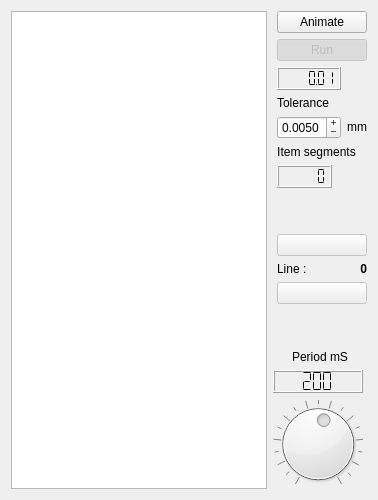
        <widget class="QWidget" name="tabGcode">
         <attribute name="title">
          <string>Visual</string>
         </attribute>
         <layout class="QHBoxLayout" name="horizontalLayout_14">
          <item>
           <layout class="QHBoxLayout" name="horizontalLayout_9">
            <item>
             <widget class="QPlainTextEdit" name="visuGcode">
              <property name="sizePolicy">
               <sizepolicy hsizetype="Preferred" vsizetype="Expanding">
                <horstretch>1</horstretch>
                <verstretch>0</verstretch>
               </sizepolicy>
              </property>
              <property name="toolTip">
               <string>Monitoring the progress of the animation gcode</string>
              </property>
              <property name="horizontalScrollBarPolicy">
               <enum>Qt::ScrollBarAsNeeded</enum>
              </property>
              <property name="lineWrapMode">
               <enum>QPlainTextEdit::NoWrap</enum>
              </property>
              <property name="readOnly">
               <bool>true</bool>
              </property>
              <property name="textInteractionFlags">
               <set>Qt::TextSelectableByKeyboard|Qt::TextSelectableByMouse</set>
              </property>
             </widget>
            </item>
            <item>
             <layout class="QVBoxLayout" name="verticalLayout_7">
              <item>
               <layout class="QVBoxLayout" name="verticalLayout_8">
                <property name="leftMargin">
                 <number>4</number>
                </property>
                <item>
                 <widget class="QPushButton" name="visualButton">
                  <property name="sizePolicy">
                   <sizepolicy hsizetype="Maximum" vsizetype="Maximum">
                    <horstretch>0</horstretch>
                    <verstretch>0</verstretch>
                   </sizepolicy>
                  </property>
                  <property name="maximumSize">
                   <size>
                    <width>90</width>
                    <height>16777215</height>
                   </size>
                  </property>
                  <property name="toolTip">
                   <string>animation of the scene 3D</string>
                  </property>
                  <property name="text">
                   <string>Animate</string>
                  </property>
                  <property name="checkable">
                   <bool>true</bool>
                  </property>
                  <property name="checked">
                   <bool>false</bool>
                  </property>
                 </widget>
                </item>
                <item>
                 <widget class="QPushButton" name="pauseButton">
                  <property name="enabled">
                   <bool>false</bool>
                  </property>
                  <property name="sizePolicy">
                   <sizepolicy hsizetype="Maximum" vsizetype="Maximum">
                    <horstretch>0</horstretch>
                    <verstretch>0</verstretch>
                   </sizepolicy>
                  </property>
                  <property name="maximumSize">
                   <size>
                    <width>90</width>
                    <height>16777215</height>
                   </size>
                  </property>
                  <property name="toolTip">
                   <string>Starting and stopping the animation</string>
                  </property>
                  <property name="text">
                   <string>Run</string>
                  </property>
                  <property name="checkable">
                   <bool>true</bool>
                  </property>
                  <property name="checked">
                   <bool>true</bool>
                  </property>
                 </widget>
                </item>
                <item>
                 <widget class="QLCDNumber" name="lcdTolerance">
                  <property name="enabled">
                   <bool>true</bool>
                  </property>
                  <property name="sizePolicy">
                   <sizepolicy hsizetype="Maximum" vsizetype="Fixed">
                    <horstretch>0</horstretch>
                    <verstretch>0</verstretch>
                   </sizepolicy>
                  </property>
                  <property name="palette">
                   <palette>
                    <active>
                     <colorrole role="Light">
                      <brush brushstyle="SolidPattern">
                       <color alpha="255">
                        <red>0</red>
                        <green>170</green>
                        <blue>0</blue>
                       </color>
                      </brush>
                     </colorrole>
                    </active>
                    <inactive>
                     <colorrole role="Light">
                      <brush brushstyle="SolidPattern">
                       <color alpha="255">
                        <red>255</red>
                        <green>255</green>
                        <blue>255</blue>
                       </color>
                      </brush>
                     </colorrole>
                    </inactive>
                    <disabled>
                     <colorrole role="Light">
                      <brush brushstyle="SolidPattern">
                       <color alpha="255">
                        <red>145</red>
                        <green>145</green>
                        <blue>145</blue>
                       </color>
                      </brush>
                     </colorrole>
                    </disabled>
                   </palette>
                  </property>
                  <property name="toolTip">
                   <string>interpolation tolerance for viewer 3D</string>
                  </property>
                  <property name="smallDecimalPoint">
                   <bool>true</bool>
                  </property>
                  <property name="digitCount">
                   <number>6</number>
                  </property>
                  <property name="segmentStyle">
                   <enum>QLCDNumber::Flat</enum>
                  </property>
                  <property name="value" stdset="0">
                   <double>0.010000000000000</double>
                  </property>
                 </widget>
                </item>
                <item>
                 <widget class="QLabel" name="labelTol">
                  <property name="sizePolicy">
                   <sizepolicy hsizetype="Maximum" vsizetype="Maximum">
                    <horstretch>0</horstretch>
                    <verstretch>0</verstretch>
                   </sizepolicy>
                  </property>
                  <property name="text">
                   <string>Tolerance</string>
                  </property>
                 </widget>
                </item>
                <item>
                 <layout class="QHBoxLayout" name="horizontalLayout_19">
                  <item>
                   <widget class="QDoubleSpinBox" name="doubleSpinBoxTol">
                    <property name="sizePolicy">
                     <sizepolicy hsizetype="Maximum" vsizetype="Maximum">
                      <horstretch>0</horstretch>
                      <verstretch>0</verstretch>
                     </sizepolicy>
                    </property>
                    <property name="maximumSize">
                     <size>
                      <width>200</width>
                      <height>16777215</height>
                     </size>
                    </property>
                    <property name="toolTip">
                     <string>interpolation tolerance for viewer 3D</string>
                    </property>
                    <property name="readOnly">
                     <bool>false</bool>
                    </property>
                    <property name="buttonSymbols">
                     <enum>QAbstractSpinBox::PlusMinus</enum>
                    </property>
                    <property name="decimals">
                     <number>4</number>
                    </property>
                    <property name="minimum">
                     <double>0.000100000000000</double>
                    </property>
                    <property name="maximum">
                     <double>1.000000000000000</double>
                    </property>
                    <property name="singleStep">
                     <double>0.010000000000000</double>
                    </property>
                    <property name="value">
                     <double>0.005000000000000</double>
                    </property>
                   </widget>
                  </item>
                  <item>
                   <widget class="QLabel" name="labelTolUnit">
                    <property name="sizePolicy">
                     <sizepolicy hsizetype="Maximum" vsizetype="Maximum">
                      <horstretch>0</horstretch>
                      <verstretch>0</verstretch>
                     </sizepolicy>
                    </property>
                    <property name="maximumSize">
                     <size>
                      <width>20</width>
                      <height>16777215</height>
                     </size>
                    </property>
                    <property name="text">
                     <string>mm</string>
                    </property>
                    <property name="alignment">
                     <set>Qt::AlignCenter</set>
                    </property>
                   </widget>
                  </item>
                 </layout>
                </item>
                <item>
                 <widget class="QLabel" name="labelSegments">
                  <property name="sizePolicy">
                   <sizepolicy hsizetype="Maximum" vsizetype="Maximum">
                    <horstretch>0</horstretch>
                    <verstretch>0</verstretch>
                   </sizepolicy>
                  </property>
                  <property name="text">
                   <string>Item segments</string>
                  </property>
                  <property name="alignment">
                   <set>Qt::AlignCenter</set>
                  </property>
                 </widget>
                </item>
                <item>
                 <widget class="QLCDNumber" name="lcdSegments">
                  <property name="enabled">
                   <bool>true</bool>
                  </property>
                  <property name="sizePolicy">
                   <sizepolicy hsizetype="Maximum" vsizetype="Fixed">
                    <horstretch>0</horstretch>
                    <verstretch>0</verstretch>
                   </sizepolicy>
                  </property>
                  <property name="palette">
                   <palette>
                    <active>
                     <colorrole role="Light">
                      <brush brushstyle="SolidPattern">
                       <color alpha="255">
                        <red>0</red>
                        <green>170</green>
                        <blue>0</blue>
                       </color>
                      </brush>
                     </colorrole>
                    </active>
                    <inactive>
                     <colorrole role="Light">
                      <brush brushstyle="SolidPattern">
                       <color alpha="255">
                        <red>255</red>
                        <green>255</green>
                        <blue>255</blue>
                       </color>
                      </brush>
                     </colorrole>
                    </inactive>
                    <disabled>
                     <colorrole role="Light">
                      <brush brushstyle="SolidPattern">
                       <color alpha="255">
                        <red>144</red>
                        <green>144</green>
                        <blue>144</blue>
                       </color>
                      </brush>
                     </colorrole>
                    </disabled>
                   </palette>
                  </property>
                  <property name="toolTip">
                   <string>interpolation number of segments for 3D</string>
                  </property>
                  <property name="smallDecimalPoint">
                   <bool>true</bool>
                  </property>
                  <property name="digitCount">
                   <number>5</number>
                  </property>
                  <property name="segmentStyle">
                   <enum>QLCDNumber::Flat</enum>
                  </property>
                 </widget>
                </item>
                <item>
                 <spacer name="verticalSpacer_2">
                  <property name="orientation">
                   <enum>Qt::Vertical</enum>
                  </property>
                  <property name="sizeHint" stdset="0">
                   <size>
                    <width>20</width>
                    <height>40</height>
                   </size>
                  </property>
                 </spacer>
                </item>
                <item>
                 <widget class="QPushButton" name="prevButton">
                  <property name="enabled">
                   <bool>false</bool>
                  </property>
                  <property name="sizePolicy">
                   <sizepolicy hsizetype="Maximum" vsizetype="Maximum">
                    <horstretch>0</horstretch>
                    <verstretch>0</verstretch>
                   </sizepolicy>
                  </property>
                  <property name="maximumSize">
                   <size>
                    <width>90</width>
                    <height>16777215</height>
                   </size>
                  </property>
                  <property name="toolTip">
                   <string>Up one line in the gcode</string>
                  </property>
                  <property name="text">
                   <string/>
                  </property>
                  <property name="icon">
                   <iconset resource="../GrblController.qrc">
                    <normaloff>:/img/up.png</normaloff>:/img/up.png</iconset>
                  </property>
                  <property name="checkable">
                   <bool>false</bool>
                  </property>
                  <property name="autoRepeat">
                   <bool>true</bool>
                  </property>
                  <property name="autoExclusive">
                   <bool>true</bool>
                  </property>
                  <property name="autoRepeatDelay">
                   <number>300</number>
                  </property>
                  <property name="autoRepeatInterval">
                   <number>100</number>
                  </property>
                 </widget>
                </item>
                <item>
                 <layout class="QHBoxLayout" name="horizontalLayout_16">
                  <item>
                   <widget class="QLabel" name="nline">
                    <property name="sizePolicy">
                     <sizepolicy hsizetype="Preferred" vsizetype="Maximum">
                      <horstretch>0</horstretch>
                      <verstretch>0</verstretch>
                     </sizepolicy>
                    </property>
                    <property name="text">
                     <string>Line :</string>
                    </property>
                   </widget>
                  </item>
                  <item>
                   <widget class="QLabel" name="lineCode">
                    <property name="sizePolicy">
                     <sizepolicy hsizetype="Preferred" vsizetype="Maximum">
                      <horstretch>0</horstretch>
                      <verstretch>0</verstretch>
                     </sizepolicy>
                    </property>
                    <property name="font">
                     <font>
                      <weight>75</weight>
                      <bold>true</bold>
                     </font>
                    </property>
                    <property name="toolTip">
                     <string>Current line gcode</string>
                    </property>
                    <property name="text">
                     <string>0</string>
                    </property>
                    <property name="alignment">
                     <set>Qt::AlignRight|Qt::AlignTrailing|Qt::AlignVCenter</set>
                    </property>
                   </widget>
                  </item>
                 </layout>
                </item>
                <item>
                 <widget class="QPushButton" name="nextButton">
                  <property name="enabled">
                   <bool>false</bool>
                  </property>
                  <property name="sizePolicy">
                   <sizepolicy hsizetype="Maximum" vsizetype="Maximum">
                    <horstretch>0</horstretch>
                    <verstretch>0</verstretch>
                   </sizepolicy>
                  </property>
                  <property name="maximumSize">
                   <size>
                    <width>90</width>
                    <height>16777215</height>
                   </size>
                  </property>
                  <property name="toolTip">
                   <string>Down one line in the gcode</string>
                  </property>
                  <property name="text">
                   <string/>
                  </property>
                  <property name="icon">
                   <iconset resource="../GrblController.qrc">
                    <normaloff>:/img/down.png</normaloff>:/img/down.png</iconset>
                  </property>
                  <property name="checkable">
                   <bool>false</bool>
                  </property>
                  <property name="autoRepeat">
                   <bool>true</bool>
                  </property>
                  <property name="autoExclusive">
                   <bool>true</bool>
                  </property>
                  <property name="autoRepeatDelay">
                   <number>300</number>
                  </property>
                  <property name="autoRepeatInterval">
                   <number>100</number>
                  </property>
                 </widget>
                </item>
               </layout>
              </item>
              <item>
               <spacer name="verticalSpacer_3">
                <property name="orientation">
                 <enum>Qt::Vertical</enum>
                </property>
                <property name="sizeHint" stdset="0">
                 <size>
                  <width>20</width>
                  <height>40</height>
                 </size>
                </property>
               </spacer>
              </item>
              <item>
               <widget class="QLabel" name="labelPeriod">
                <property name="sizePolicy">
                 <sizepolicy hsizetype="Preferred" vsizetype="Maximum">
                  <horstretch>0</horstretch>
                  <verstretch>0</verstretch>
                 </sizepolicy>
                </property>
                <property name="text">
                 <string>Period mS</string>
                </property>
                <property name="alignment">
                 <set>Qt::AlignCenter</set>
                </property>
                <property name="wordWrap">
                 <bool>true</bool>
                </property>
               </widget>
              </item>
              <item>
               <widget class="QLCDNumber" name="lcdPeriodAnim">
                <property name="sizePolicy">
                 <sizepolicy hsizetype="Preferred" vsizetype="Fixed">
                  <horstretch>0</horstretch>
                  <verstretch>0</verstretch>
                 </sizepolicy>
                </property>
                <property name="maximumSize">
                 <size>
                  <width>90</width>
                  <height>16777215</height>
                 </size>
                </property>
                <property name="font">
                 <font>
                  <weight>75</weight>
                  <bold>true</bold>
                 </font>
                </property>
                <property name="toolTip">
                 <string>Value of the period</string>
                </property>
                <property name="frameShape">
                 <enum>QFrame::Box</enum>
                </property>
                <property name="frameShadow">
                 <enum>QFrame::Raised</enum>
                </property>
                <property name="smallDecimalPoint">
                 <bool>false</bool>
                </property>
                <property name="digitCount">
                 <number>3</number>
                </property>
                <property name="segmentStyle">
                 <enum>QLCDNumber::Flat</enum>
                </property>
                <property name="intValue" stdset="0">
                 <number>200</number>
                </property>
               </widget>
              </item>
              <item>
               <widget class="QDial" name="dialPeriodRepeat">
                <property name="sizePolicy">
                 <sizepolicy hsizetype="Preferred" vsizetype="Maximum">
                  <horstretch>0</horstretch>
                  <verstretch>0</verstretch>
                 </sizepolicy>
                </property>
                <property name="maximumSize">
                 <size>
                  <width>90</width>
                  <height>90</height>
                 </size>
                </property>
                <property name="toolTip">
                 <string>Animation period mS</string>
                </property>
                <property name="minimum">
                 <number>60</number>
                </property>
                <property name="maximum">
                 <number>500</number>
                </property>
                <property name="singleStep">
                 <number>1</number>
                </property>
                <property name="pageStep">
                 <number>50</number>
                </property>
                <property name="value">
                 <number>300</number>
                </property>
                <property name="sliderPosition">
                 <number>300</number>
                </property>
                <property name="tracking">
                 <bool>true</bool>
                </property>
                <property name="orientation">
                 <enum>Qt::Horizontal</enum>
                </property>
                <property name="invertedAppearance">
                 <bool>false</bool>
                </property>
                <property name="invertedControls">
                 <bool>false</bool>
                </property>
                <property name="wrapping">
                 <bool>false</bool>
                </property>
                <property name="notchTarget">
                 <double>25.000000000000000</double>
                </property>
                <property name="notchesVisible">
                 <bool>true</bool>
                </property>
               </widget>
              </item>
             </layout>
            </item>
           </layout>
          </item>
         </layout>
        </widget>
